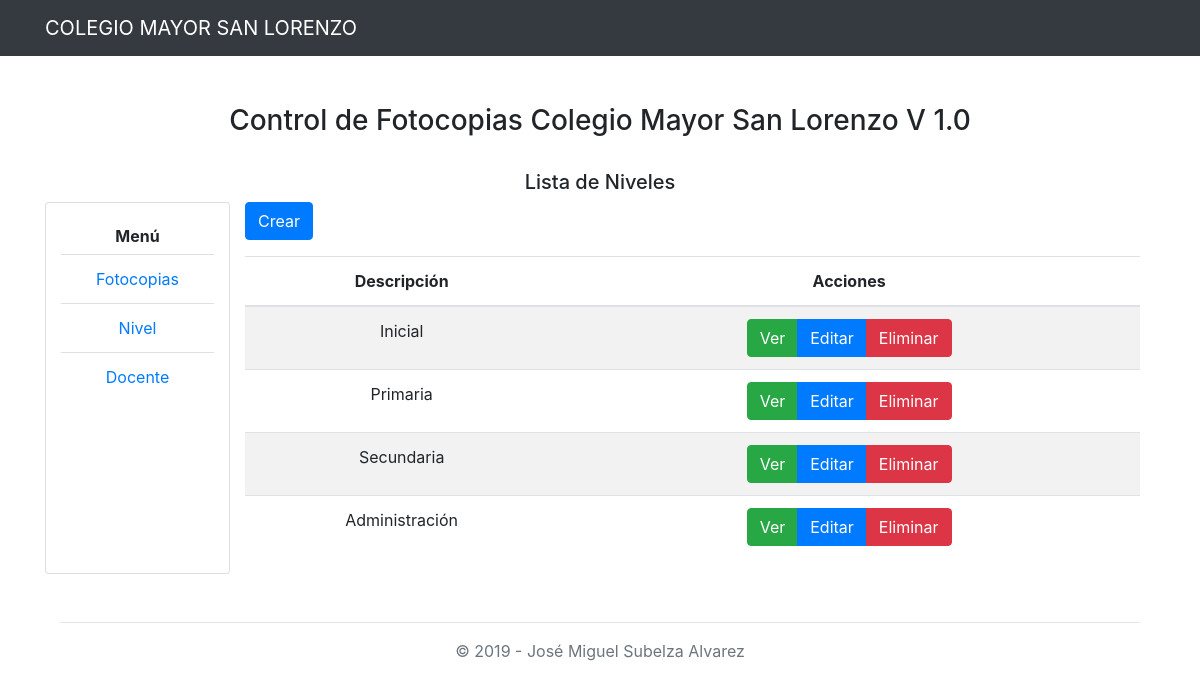
The app's page /nivel/ with its own data.
### apps/copias/models.py (models this page shows, shortened)
class Nivel(models.Model):
    name = models.CharField(null=False, max_length=150, verbose_name='Descripción')

### apps/copias/views.py (the view)
# urls.py: path('nivel/', NivelList.as_view(template_name="nivel/index.html"), name='nivel_lista'),
class NivelList(ListView):
    model = Nivel
    paginate_by = 5

### templates/nivel/index.html (shortened to what this page needs)
{% extends 'base/base.html' %}
{% load staticfiles %}
{% load bootstrap4 %}
{% load widget_tweaks %}
{% block content %}
    <main role="main">
        <div class="container text-center mt-5">
            <div class="row mb-4">
                <div class="col-md-12">
                    <h1 style="font-size: 28px;">Control de Fotocopias Colegio Mayor San Lorenzo V 1.0 </h1>
                </div>
            </div>
            <div class="row">
                <div class="col-md-12">
                    <h5>Lista de Niveles</h5>
                </div>
            </div>
            <div class="row mb-5">
                <div class="card col-md-2">
                    <h6 class="mt-4"><strong>Menú</strong></h6>
                    <ul class="list-group list-group-flush">
                        <li class="list-group-item"><a href="{% url 'copia_lista' %}">Fotocopias</a></li>
                        <li class="list-group-item"><a href="{% url 'nivel_lista' %}">Nivel</a></li>
                        <li class="list-group-item"><a href="{% url 'docente_lista' %}">Docente</a></li>
                    </ul>
                </div>
                <div class="col-md-10">
                    <div class="table-responsive">
                        <div align="left" class="btn_crear mb-3">
                            <a href="crear" type="button" class="btn btn-primary">Crear</a>
                        </div>
                        <table class="table table-striped table-hover">
                            <thead>
                            <tr>
                                <th width="35%">Descripción</th>
                                <th>Acciones</th>
                            </tr>
                            </thead>
                            <tbody>
                            {% for object in object_list %}
                                <tr>
                                    <td>{{ object.name }}</td>
                                    <td>
                                        <form method="POST" action="eliminar/{{ object.id }}">
                                            <div class="btn-group">
                                                <a href="detalle/{{ object.id }}" title="Ver" type="button"
                                                   class="btn btn-success">Ver </a>
                                                <a href="editar/{{ object.id }}" title="Editar" type="button"
                                                   class="btn btn-primary">Editar </a>
                                                <button class="btn btn-danger" onclick="return eliminar();"
                                                        type="submit">
                                                    Eliminar
                                                </button>
                                            </div>
                                        </form>
                                    </td>
                                </tr>
                            {% endfor %}
                            </tbody>
                        </table>
                    </div>
            </div>
        </div>
        <hr>
        </div>
    </main>
{% endblock %}

### records on screen
Nivel: name "Inicial"
Nivel: name "Primaria"
Nivel: name "Secundaria"
Nivel: name "Administración"
